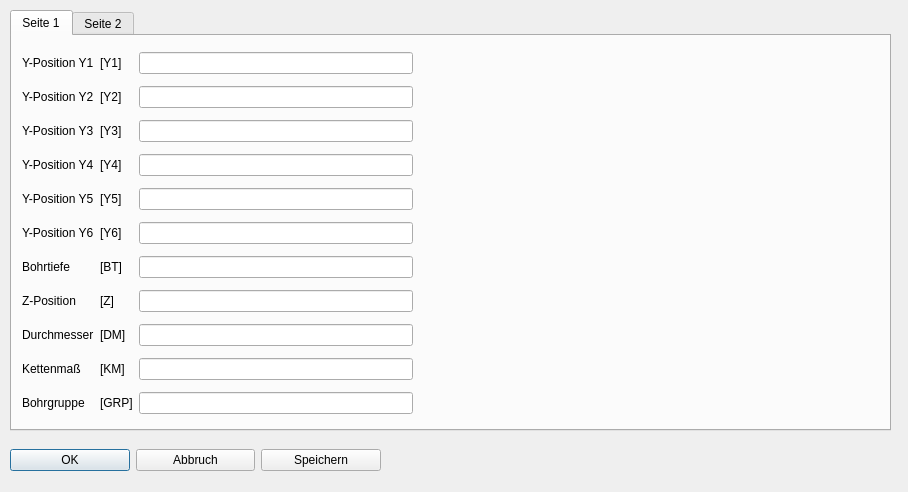
<?xml version="1.0" encoding="UTF-8"?>
<ui version="4.0">
 <class>Dialog_hbexm</class>
 <widget class="QDialog" name="Dialog_hbexm">
  <property name="geometry">
   <rect>
    <x>0</x>
    <y>0</y>
    <width>908</width>
    <height>492</height>
   </rect>
  </property>
  <property name="windowTitle">
   <string>HBE X minus</string>
  </property>
  <property name="modal">
   <bool>true</bool>
  </property>
  <widget class="QWidget" name="layoutWidget_3">
   <property name="geometry">
    <rect>
     <x>10</x>
     <y>440</y>
     <width>371</width>
     <height>41</height>
    </rect>
   </property>
   <layout class="QHBoxLayout" name="horizontalLayout">
    <item>
     <widget class="QPushButton" name="pushButton_ok">
      <property name="text">
       <string>OK</string>
      </property>
     </widget>
    </item>
    <item>
     <widget class="QPushButton" name="pushButton_esc">
      <property name="text">
       <string>Abbruch</string>
      </property>
     </widget>
    </item>
    <item>
     <widget class="QPushButton" name="pushButton_save">
      <property name="text">
       <string>Speichern</string>
      </property>
     </widget>
    </item>
   </layout>
  </widget>
  <widget class="QTabWidget" name="tabWidget">
   <property name="geometry">
    <rect>
     <x>10</x>
     <y>10</y>
     <width>881</width>
     <height>421</height>
    </rect>
   </property>
   <property name="currentIndex">
    <number>0</number>
   </property>
   <widget class="QWidget" name="tab">
    <attribute name="title">
     <string>Seite 1</string>
    </attribute>
    <widget class="QWidget" name="layoutWidget">
     <property name="geometry">
      <rect>
       <x>10</x>
       <y>10</y>
       <width>391</width>
       <height>381</height>
      </rect>
     </property>
     <layout class="QGridLayout" name="gridLayout">
      <item row="10" column="0">
       <widget class="QLabel" name="label_6">
        <property name="text">
         <string>Bohrgruppe</string>
        </property>
       </widget>
      </item>
      <item row="1" column="2">
       <widget class="QLineEdit" name="lineEdit_y2"/>
      </item>
      <item row="6" column="2">
       <widget class="QLineEdit" name="lineEdit_boti"/>
      </item>
      <item row="2" column="0">
       <widget class="QLabel" name="label_2">
        <property name="text">
         <string>Y-Position Y3</string>
        </property>
       </widget>
      </item>
      <item row="2" column="1">
       <widget class="QLabel" name="label_37">
        <property name="text">
         <string>[Y3]</string>
        </property>
       </widget>
      </item>
      <item row="7" column="2">
       <widget class="QLineEdit" name="lineEdit_z"/>
      </item>
      <item row="4" column="0">
       <widget class="QLabel" name="label_34">
        <property name="text">
         <string>Y-Position Y5</string>
        </property>
       </widget>
      </item>
      <item row="8" column="0">
       <widget class="QLabel" name="label_5">
        <property name="text">
         <string>Durchmesser</string>
        </property>
       </widget>
      </item>
      <item row="5" column="1">
       <widget class="QLabel" name="label_40">
        <property name="text">
         <string>[Y6]</string>
        </property>
       </widget>
      </item>
      <item row="3" column="0">
       <widget class="QLabel" name="label_16">
        <property name="text">
         <string>Y-Position Y4</string>
        </property>
       </widget>
      </item>
      <item row="8" column="2">
       <widget class="QLineEdit" name="lineEdit_dm"/>
      </item>
      <item row="8" column="1">
       <widget class="QLabel" name="label_9">
        <property name="text">
         <string>[DM]</string>
        </property>
       </widget>
      </item>
      <item row="10" column="1">
       <widget class="QLabel" name="label_10">
        <property name="text">
         <string>[GRP]</string>
        </property>
       </widget>
      </item>
      <item row="6" column="1">
       <widget class="QLabel" name="label_8">
        <property name="text">
         <string>[BT]</string>
        </property>
       </widget>
      </item>
      <item row="4" column="1">
       <widget class="QLabel" name="label_39">
        <property name="text">
         <string>[Y5]</string>
        </property>
       </widget>
      </item>
      <item row="10" column="2">
       <widget class="QLineEdit" name="lineEdit_grp"/>
      </item>
      <item row="4" column="2">
       <widget class="QLineEdit" name="lineEdit_y5"/>
      </item>
      <item row="0" column="0">
       <widget class="QLabel" name="label_3">
        <property name="text">
         <string>Y-Position Y1</string>
        </property>
       </widget>
      </item>
      <item row="7" column="1">
       <widget class="QLabel" name="label_42">
        <property name="text">
         <string>[Z]</string>
        </property>
       </widget>
      </item>
      <item row="5" column="2">
       <widget class="QLineEdit" name="lineEdit_y6"/>
      </item>
      <item row="5" column="0">
       <widget class="QLabel" name="label_35">
        <property name="text">
         <string>Y-Position Y6</string>
        </property>
       </widget>
      </item>
      <item row="1" column="0">
       <widget class="QLabel" name="label">
        <property name="text">
         <string>Y-Position Y2</string>
        </property>
       </widget>
      </item>
      <item row="6" column="0">
       <widget class="QLabel" name="label_4">
        <property name="text">
         <string>Bohrtiefe</string>
        </property>
       </widget>
      </item>
      <item row="3" column="2">
       <widget class="QLineEdit" name="lineEdit_y4"/>
      </item>
      <item row="3" column="1">
       <widget class="QLabel" name="label_38">
        <property name="text">
         <string>[Y4]</string>
        </property>
       </widget>
      </item>
      <item row="2" column="2">
       <widget class="QLineEdit" name="lineEdit_y3"/>
      </item>
      <item row="1" column="1">
       <widget class="QLabel" name="label_36">
        <property name="text">
         <string>[Y2]</string>
        </property>
       </widget>
      </item>
      <item row="7" column="0">
       <widget class="QLabel" name="label_41">
        <property name="text">
         <string>Z-Position</string>
        </property>
       </widget>
      </item>
      <item row="0" column="2">
       <widget class="QLineEdit" name="lineEdit_y1"/>
      </item>
      <item row="0" column="1">
       <widget class="QLabel" name="label_7">
        <property name="text">
         <string>[Y1]</string>
        </property>
       </widget>
      </item>
      <item row="9" column="2">
       <widget class="QLineEdit" name="lineEdit_kette"/>
      </item>
      <item row="9" column="0">
       <widget class="QLabel" name="label_43">
        <property name="text">
         <string>Kettenmaß</string>
        </property>
       </widget>
      </item>
      <item row="9" column="1">
       <widget class="QLabel" name="label_44">
        <property name="text">
         <string>[KM]</string>
        </property>
       </widget>
      </item>
     </layout>
    </widget>
    <widget class="QLabel" name="label_bild">
     <property name="geometry">
      <rect>
       <x>410</x>
       <y>10</y>
       <width>461</width>
       <height>381</height>
      </rect>
     </property>
     <property name="text">
      <string/>
     </property>
    </widget>
   </widget>
   <widget class="QWidget" name="tab_2">
    <attribute name="title">
     <string>Seite 2</string>
    </attribute>
    <widget class="QWidget" name="layoutWidget_2">
     <property name="geometry">
      <rect>
       <x>11</x>
       <y>9</y>
       <width>391</width>
       <height>381</height>
      </rect>
     </property>
     <layout class="QGridLayout" name="gridLayout_2">
      <item row="3" column="1">
       <widget class="QLabel" name="label_18">
        <property name="text">
         <string>[ABV]</string>
        </property>
       </widget>
      </item>
      <item row="0" column="2">
       <widget class="QLineEdit" name="lineEdit_x2"/>
      </item>
      <item row="6" column="2">
       <widget class="QLineEdit" name="lineEdit_bez"/>
      </item>
      <item row="4" column="2">
       <widget class="QLineEdit" name="lineEdit_bovo"/>
      </item>
      <item row="7" column="0">
       <widget class="QLabel" name="label_33">
        <property name="text">
         <string>Ausführbedingung</string>
        </property>
       </widget>
      </item>
      <item row="1" column="0">
       <widget class="QLabel" name="label_46">
        <property name="text">
         <string>X Position X1</string>
        </property>
       </widget>
      </item>
      <item row="0" column="1">
       <widget class="QLabel" name="label_47">
        <property name="text">
         <string>[X2]</string>
        </property>
       </widget>
      </item>
      <item row="2" column="0">
       <widget class="QLabel" name="label_11">
        <property name="text">
         <string>Anbohrtiefe</string>
        </property>
       </widget>
      </item>
      <item row="6" column="0">
       <widget class="QLabel" name="label_30">
        <property name="text">
         <string>Bezeichnung</string>
        </property>
       </widget>
      </item>
      <item row="1" column="1">
       <widget class="QLabel" name="label_48">
        <property name="text">
         <string>[X1]</string>
        </property>
       </widget>
      </item>
      <item row="3" column="2">
       <widget class="QLineEdit" name="lineEdit_anbovo"/>
      </item>
      <item row="7" column="2">
       <widget class="QLineEdit" name="lineEdit_afb"/>
      </item>
      <item row="5" column="2">
       <widget class="QLineEdit" name="lineEdit_n"/>
      </item>
      <item row="0" column="0">
       <widget class="QLabel" name="label_45">
        <property name="text">
         <string>X Position X2 (Nein/-1)</string>
        </property>
       </widget>
      </item>
      <item row="7" column="1">
       <widget class="QLabel" name="label_32">
        <property name="text">
         <string>[AFB]</string>
        </property>
       </widget>
      </item>
      <item row="4" column="1">
       <widget class="QLabel" name="label_22">
        <property name="text">
         <string>[BV]</string>
        </property>
       </widget>
      </item>
      <item row="4" column="0">
       <widget class="QLabel" name="label_21">
        <property name="text">
         <string>Bohrvorschub</string>
        </property>
       </widget>
      </item>
      <item row="2" column="2">
       <widget class="QLineEdit" name="lineEdit_anboti"/>
      </item>
      <item row="3" column="0">
       <widget class="QLabel" name="label_17">
        <property name="text">
         <string>Anbohrvorschub</string>
        </property>
       </widget>
      </item>
      <item row="5" column="0">
       <widget class="QLabel" name="label_24">
        <property name="text">
         <string>Drehzahl</string>
        </property>
       </widget>
      </item>
      <item row="5" column="1">
       <widget class="QLabel" name="label_25">
        <property name="text">
         <string>[N]</string>
        </property>
       </widget>
      </item>
      <item row="6" column="1">
       <widget class="QLabel" name="label_31">
        <property name="text">
         <string>[BEZ]</string>
        </property>
       </widget>
      </item>
      <item row="1" column="2">
       <widget class="QLineEdit" name="lineEdit_x1"/>
      </item>
      <item row="2" column="1">
       <widget class="QLabel" name="label_13">
        <property name="text">
         <string>[ABT]</string>
        </property>
       </widget>
      </item>
     </layout>
    </widget>
    <widget class="QLabel" name="label_bild_2">
     <property name="geometry">
      <rect>
       <x>410</x>
       <y>10</y>
       <width>461</width>
       <height>381</height>
      </rect>
     </property>
     <property name="text">
      <string/>
     </property>
    </widget>
   </widget>
  </widget>
 </widget>
 <tabstops>
  <tabstop>tabWidget</tabstop>
  <tabstop>lineEdit_y1</tabstop>
  <tabstop>lineEdit_y2</tabstop>
  <tabstop>lineEdit_y3</tabstop>
  <tabstop>lineEdit_y4</tabstop>
  <tabstop>lineEdit_y5</tabstop>
  <tabstop>lineEdit_y6</tabstop>
  <tabstop>lineEdit_boti</tabstop>
  <tabstop>lineEdit_z</tabstop>
  <tabstop>lineEdit_dm</tabstop>
  <tabstop>lineEdit_kette</tabstop>
  <tabstop>lineEdit_grp</tabstop>
  <tabstop>pushButton_ok</tabstop>
  <tabstop>pushButton_esc</tabstop>
  <tabstop>pushButton_save</tabstop>
  <tabstop>lineEdit_x2</tabstop>
  <tabstop>lineEdit_x1</tabstop>
  <tabstop>lineEdit_anboti</tabstop>
  <tabstop>lineEdit_anbovo</tabstop>
  <tabstop>lineEdit_bovo</tabstop>
  <tabstop>lineEdit_n</tabstop>
  <tabstop>lineEdit_bez</tabstop>
  <tabstop>lineEdit_afb</tabstop>
 </tabstops>
 <resources/>
 <connections/>
</ui>
